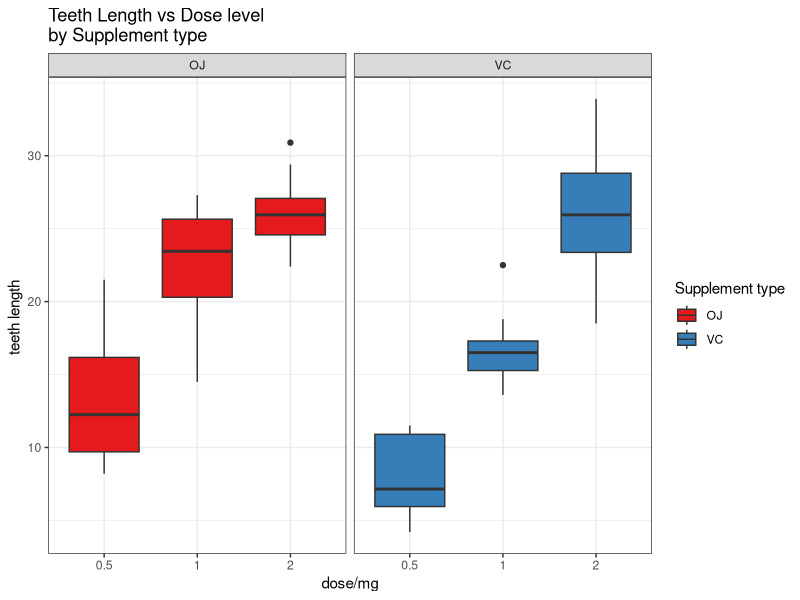
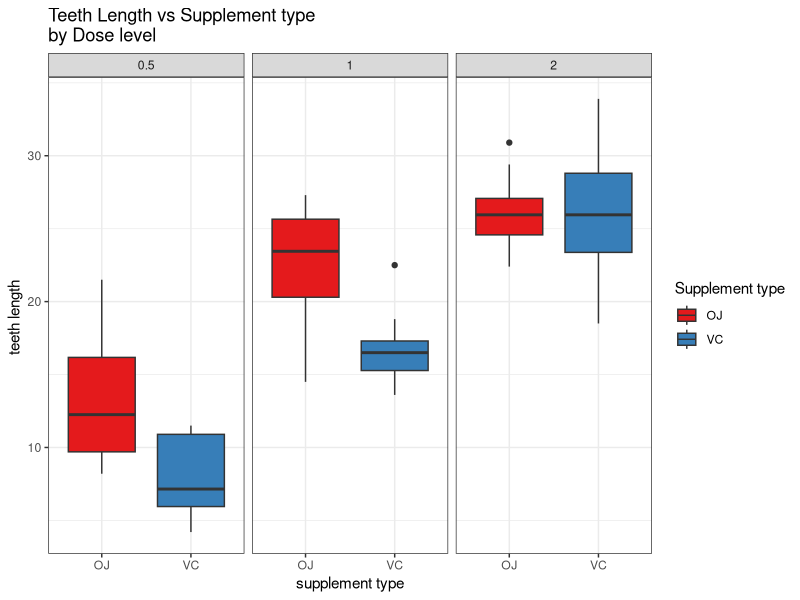

The R script that drew these images, in order: (Note: this script raises an error after producing the figures.)
## ---- chunk 1
#Load required packages
library(tidyverse)
#Load data and convert to tbl format
data(ToothGrowth)
## ---- chunk 2
 
str(ToothGrowth) # Structure

summary(ToothGrowth) # Summary
## ---- chunk 3
# Unique values in the dose vector
ToothGrowth %>% 
    select(dose) %>% 
    unique()
## ---- chunk 4
#Convert to factor
ToothGrowth <- ToothGrowth %>% 
    mutate(dose = as.factor(dose))
## ---- chunk 5
ggplot(ToothGrowth, aes(dose, len, fill = supp)) +
    geom_boxplot() +
    facet_grid(. ~ supp) +
    scale_fill_brewer(palette = "Set1") +
    theme_bw() +
    ggtitle("Teeth Length vs Dose level \nby Supplement type") +
    labs(x="dose/mg", 
         y= "teeth length ") +
    guides(fill=guide_legend(title="Supplement type"))
## ---- chunk 6
ggplot(ToothGrowth, aes(supp, len)) +
    geom_boxplot(aes(fill = supp)) +
    facet_wrap(~ dose) +
    scale_fill_brewer(palette = "Set1") +
    theme_bw() +
    ggtitle("Teeth Length vs Supplement type \nby Dose level ") +
    labs(x="supplement type",
         y= "teeth length ") +
    guides(fill=guide_legend(title="Supplement type"))
## ---- chunk 7
ToothGrowth  %>% 
    filter(dose == 2)  %>% 
    group_by(supp)  %>%  
    summarise(avg.length = mean(len))
## ---- chunk 8
# Exract the len and dose vectors from the df ToothGrowth
len_a <- ToothGrowth %>% 
    filter(dose %in% c(0.5,1)) %>% 
    select(len) %>% 
    unlist()

dose_a <- ToothGrowth %>% 
    filter(dose %in% c(0.5,1)) %>% 
    select(dose) %>% 
    unlist()

# Test A
(Test.a <- t.test(len_a~dose_a, paired = FALSE))
## ---- chunk 9
# Exract the len and dose vectors from the df ToothGrowth
len_b <- ToothGrowth %>% 
    filter(dose %in% c(0.5,2)) %>% 
    select(len) %>% 
    unlist()

dose_b <- ToothGrowth %>% 
    filter(dose %in% c(0.5, 2)) %>% 
    select(dose) %>% 
    unlist()

# Test B 
(Test.b <- t.test(len_b~dose_b, paired = FALSE))
## ---- chunk 10
# Exract the len and dose vectors from the df ToothGrowth
len_c <- ToothGrowth %>% 
    filter(dose %in% c(1,2)) %>% 
    select(len) %>% 
    unlist()

dose_c <- ToothGrowth %>% 
    filter(dose %in% c(1,2)) %>% 
    select(dose) %>% 
    unlist()

# Test c
(Test.c <- t.test(len_c~dose_c, paired = FALSE))
## ---- chunk 11
# Exract the len and supp vectors from the df ToothGrowth
len <- ToothGrowth %>% 
    select(len) %>% 
    unlist()
supp <- ToothGrowth %>% 
    select(supp) %>% 
    unlist()

# Supp Test
t.test(len~supp, paired=F)
